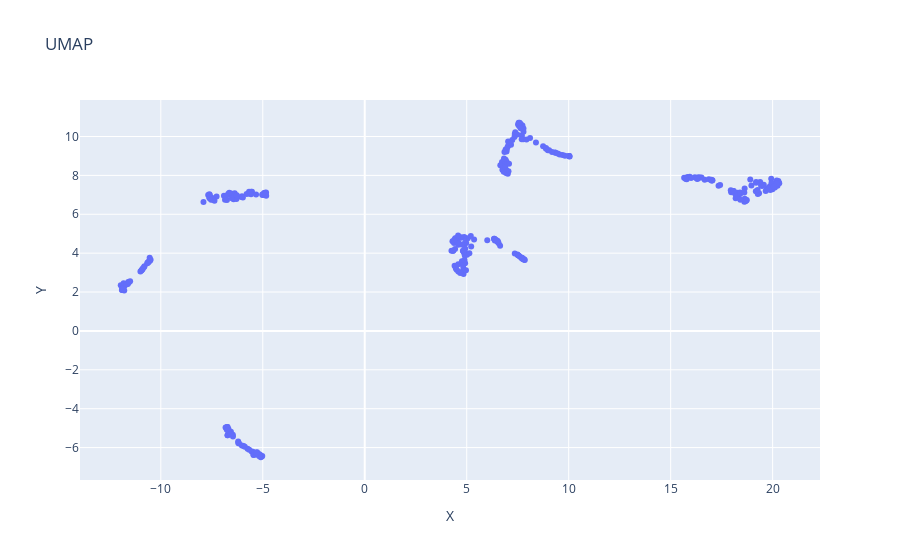

Notebook cell for this chart:
### Markdown cell above
# UMAP

### Code cell
um = umap.UMAP(n_components=2,metric='precomputed').fit_transform(distances)
um = pd.DataFrame(um)
um.columns = ['X', 'Y']
fig = px.scatter(um, 
                x='X',y='Y',
                title = f'UMAP')
fig.show()

### Figure 1 — Plotly figure (JSON) as saved in the notebook; plotly's stock layout.template omitted (floating-point values rounded to 4 significant figures; data arrays with more than 128 entries replaced by an {"elided": "..."} marker saying what was removed)
{"data": [{"hovertemplate": "X=%{x}<br>Y=%{y}<extra></extra>", "legendgroup": "", "marker": {"color": "#636efa", "symbol": "circle"}, "mode": "markers", "name": "", "orientation": "v", "showlegend": false, "type": "scatter", "x": {"elided": "333 float values"}, "xaxis": "x", "y": {"elided": "333 float values"}, "yaxis": "y"}], "layout": {"legend": {"tracegroupgap": 0}, "title": {"text": "UMAP"}, "xaxis": {"anchor": "y", "domain": [0, 1], "title": {"text": "X"}}, "yaxis": {"anchor": "x", "domain": [0, 1], "title": {"text": "Y"}}}}
